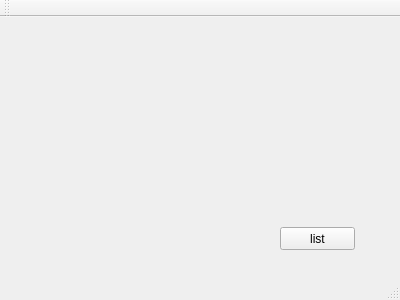
<?xml version="1.0" encoding="UTF-8"?>
<ui version="4.0">
 <class>MainWindow</class>
 <widget class="QMainWindow" name="MainWindow">
  <property name="geometry">
   <rect>
    <x>0</x>
    <y>0</y>
    <width>400</width>
    <height>300</height>
   </rect>
  </property>
  <property name="windowTitle">
   <string>MainWindow</string>
  </property>
  <widget class="QWidget" name="centralWidget">
   <widget class="QPushButton" name="pushButton">
    <property name="geometry">
     <rect>
      <x>280</x>
      <y>210</y>
      <width>75</width>
      <height>23</height>
     </rect>
    </property>
    <property name="text">
     <string>list</string>
    </property>
   </widget>
  </widget>
  <widget class="QMenuBar" name="menuBar">
   <property name="geometry">
    <rect>
     <x>0</x>
     <y>0</y>
     <width>400</width>
     <height>23</height>
    </rect>
   </property>
  </widget>
  <widget class="QToolBar" name="mainToolBar">
   <attribute name="toolBarArea">
    <enum>TopToolBarArea</enum>
   </attribute>
   <attribute name="toolBarBreak">
    <bool>false</bool>
   </attribute>
  </widget>
  <widget class="QStatusBar" name="statusBar"/>
 </widget>
 <layoutdefault spacing="6" margin="11"/>
 <resources/>
 <connections/>
</ui>
